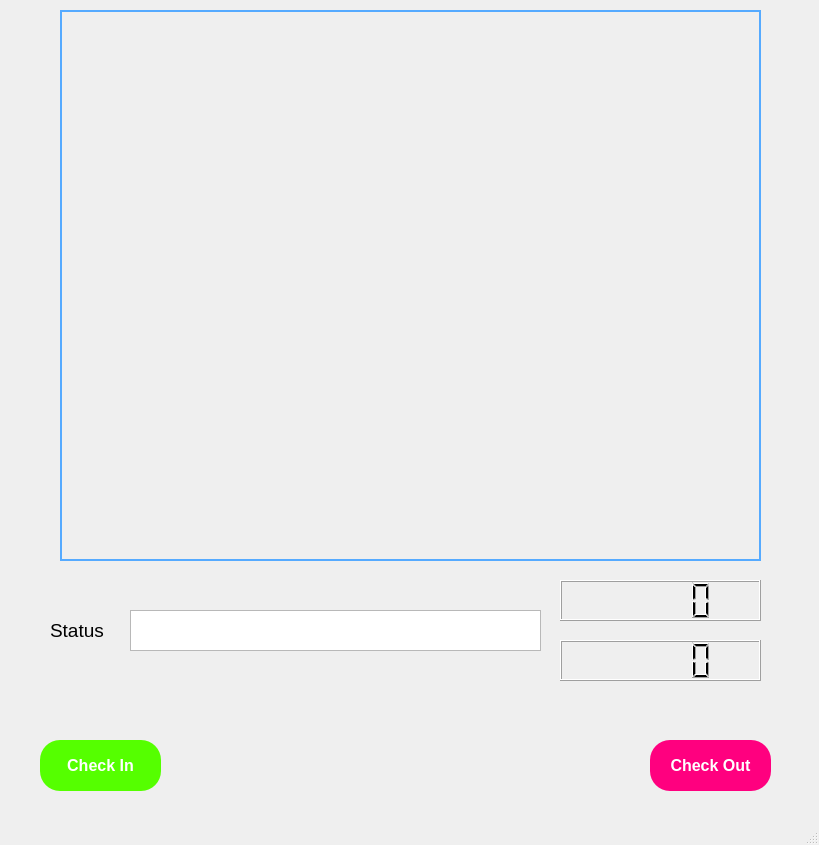
<?xml version="1.0" encoding="UTF-8"?>
<ui version="4.0">
 <class>WindowCheck</class>
 <widget class="QMainWindow" name="WindowCheck">
  <property name="geometry">
   <rect>
    <x>0</x>
    <y>0</y>
    <width>819</width>
    <height>845</height>
   </rect>
  </property>
  <property name="windowTitle">
   <string>MainWindow</string>
  </property>
  <property name="styleSheet">
   <string notr="true"/>
  </property>
  <widget class="QWidget" name="centralwidget">
   <widget class="QPushButton" name="checkin">
    <property name="geometry">
     <rect>
      <x>40</x>
      <y>740</y>
      <width>121</width>
      <height>51</height>
     </rect>
    </property>
    <property name="font">
     <font>
      <pointsize>12</pointsize>
      <weight>75</weight>
      <bold>true</bold>
     </font>
    </property>
    <property name="styleSheet">
     <string notr="true">QPushButton#checkin {
	border: none;
	background-color: rgb(85, 255, 0);
	border-radius: 20px;
	color: white;
}

QPushButton#checkin:pressed {
	
	background-color: rgb(170, 255, 127);
}

QPushButton#checkin:hover {
	color: rgb(134, 134, 134);
}</string>
    </property>
    <property name="text">
     <string>Check In</string>
    </property>
   </widget>
   <widget class="QPushButton" name="checkout">
    <property name="geometry">
     <rect>
      <x>650</x>
      <y>740</y>
      <width>121</width>
      <height>51</height>
     </rect>
    </property>
    <property name="font">
     <font>
      <pointsize>12</pointsize>
      <weight>75</weight>
      <bold>true</bold>
     </font>
    </property>
    <property name="styleSheet">
     <string notr="true">QPushButton#checkout {
	border: none;
	color: white;
	background-color: rgb(255, 0, 127);
	border-radius: 20px;
}

QPushButton#checkout:pressed {
	background-color: rgb(255, 85, 127);
}

QPushButton#checkout:hover {
	color: rgb(134, 134, 134);
}</string>
    </property>
    <property name="text">
     <string>Check Out</string>
    </property>
   </widget>
   <widget class="QLabel" name="view">
    <property name="geometry">
     <rect>
      <x>60</x>
      <y>10</y>
      <width>701</width>
      <height>551</height>
     </rect>
    </property>
    <property name="styleSheet">
     <string notr="true">border: 2px solid rgb(85, 170, 255);
</string>
    </property>
    <property name="text">
     <string/>
    </property>
   </widget>
   <widget class="QLabel" name="label">
    <property name="geometry">
     <rect>
      <x>50</x>
      <y>620</y>
      <width>71</width>
      <height>21</height>
     </rect>
    </property>
    <property name="font">
     <font>
      <pointsize>14</pointsize>
     </font>
    </property>
    <property name="text">
     <string>Status</string>
    </property>
   </widget>
   <widget class="QTextBrowser" name="textStatus">
    <property name="geometry">
     <rect>
      <x>130</x>
      <y>610</y>
      <width>411</width>
      <height>41</height>
     </rect>
    </property>
    <property name="font">
     <font>
      <family>Yu Gothic UI Semibold</family>
      <pointsize>15</pointsize>
      <weight>75</weight>
      <bold>true</bold>
     </font>
    </property>
   </widget>
   <widget class="QLCDNumber" name="lcdNumber">
    <property name="geometry">
     <rect>
      <x>560</x>
      <y>580</y>
      <width>201</width>
      <height>41</height>
     </rect>
    </property>
    <property name="font">
     <font>
      <pointsize>10</pointsize>
     </font>
    </property>
   </widget>
   <widget class="QLCDNumber" name="lcdNumber_2">
    <property name="geometry">
     <rect>
      <x>560</x>
      <y>640</y>
      <width>201</width>
      <height>41</height>
     </rect>
    </property>
    <property name="font">
     <font>
      <pointsize>10</pointsize>
     </font>
    </property>
   </widget>
  </widget>
  <widget class="QMenuBar" name="menubar">
   <property name="geometry">
    <rect>
     <x>0</x>
     <y>0</y>
     <width>819</width>
     <height>26</height>
    </rect>
   </property>
  </widget>
  <widget class="QStatusBar" name="statusbar"/>
 </widget>
 <resources/>
 <connections/>
</ui>
